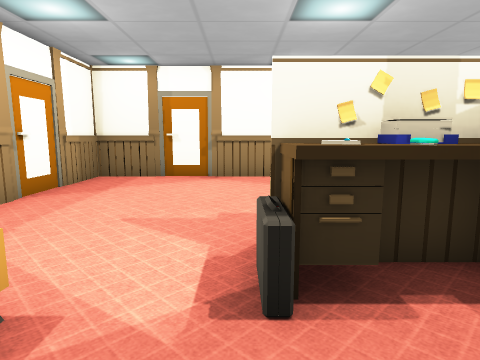
View 1 (above)

19 first-person views from a walk through a 3-D level made in the Unity game engine. The camera is 1.3 m above the floor, tilts 8° down and sees 75° across. The floor is counted in squares, 1 m on a side. Each view is taken from the middle of a square. On the plan, view 1 faces up. The plan holds only what a view shows up to about 14 squares ahead; the rest is blank. The player character is not drawn. Some surface patterns are stand-ins.

View 2
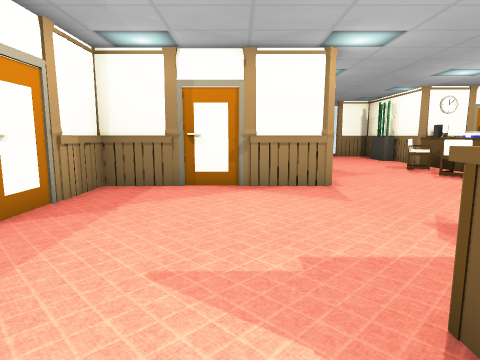

View 3
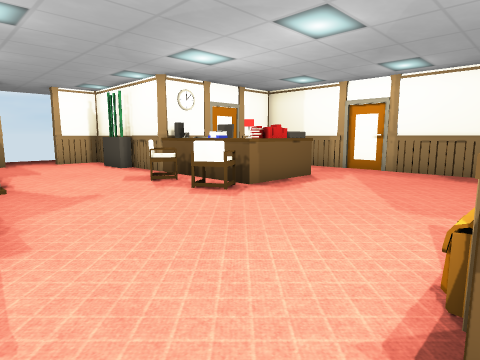

View 4
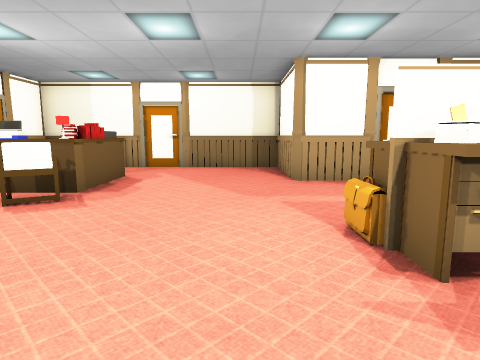

View 5
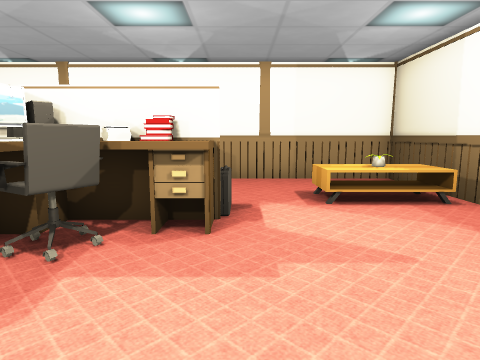

View 6
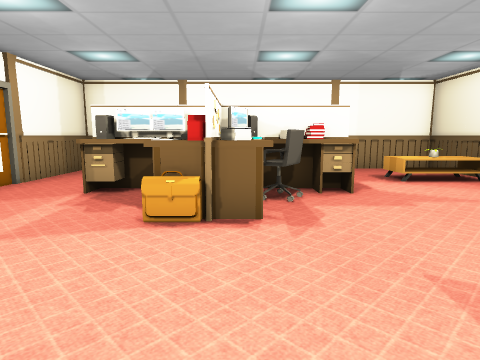

View 7
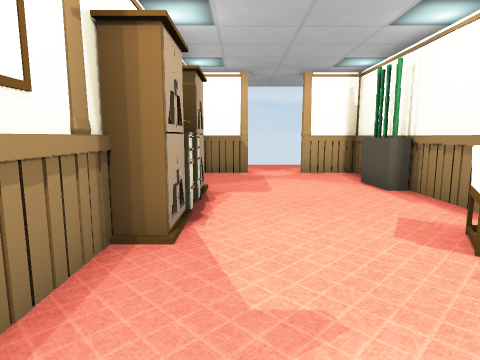

View 8
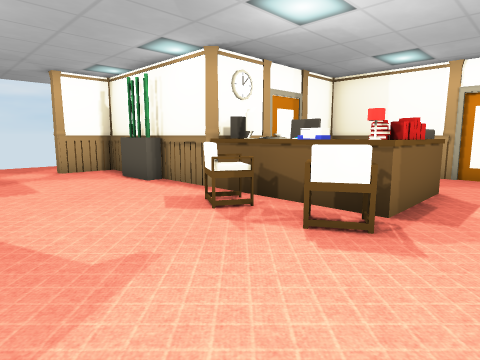

View 9
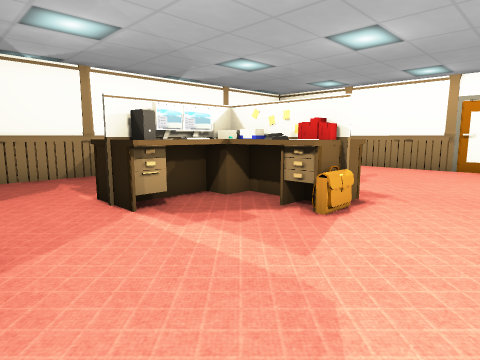

View 10
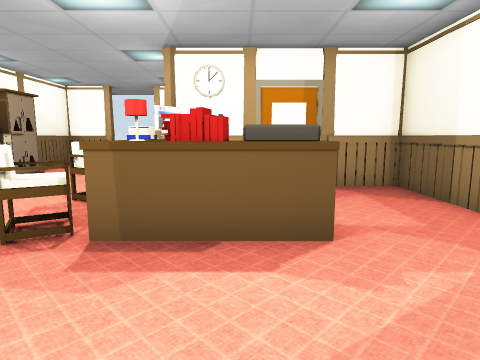

View 11
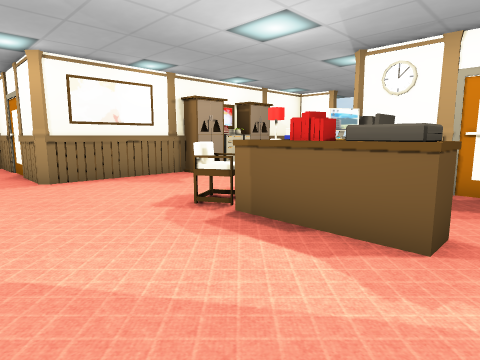

View 12
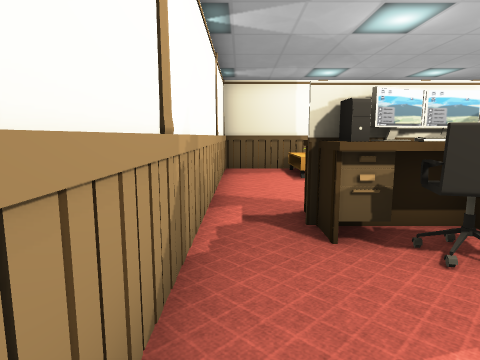

View 13
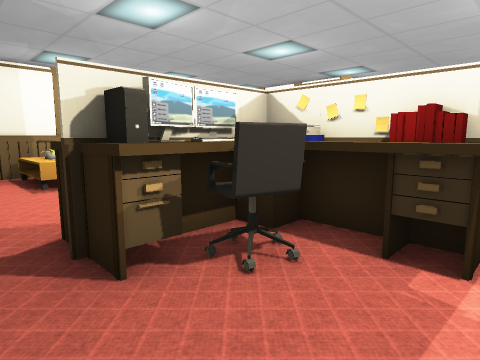

View 14
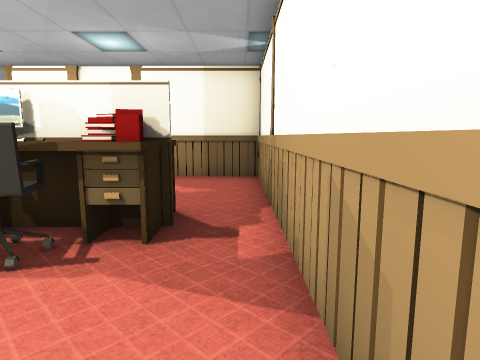

View 15
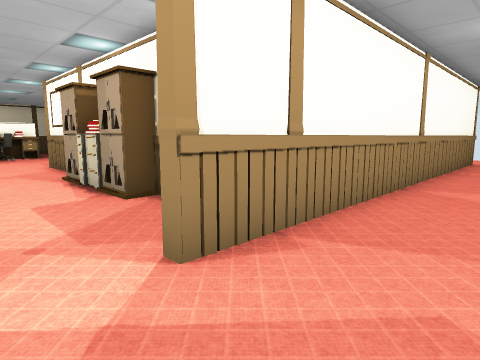

View 16
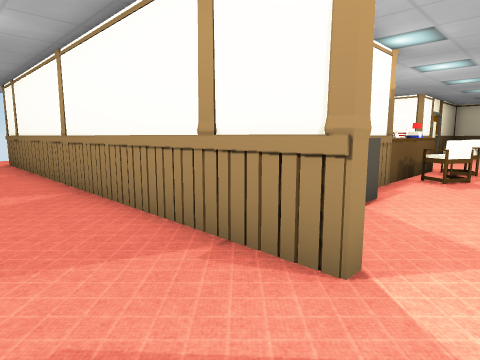

View 17
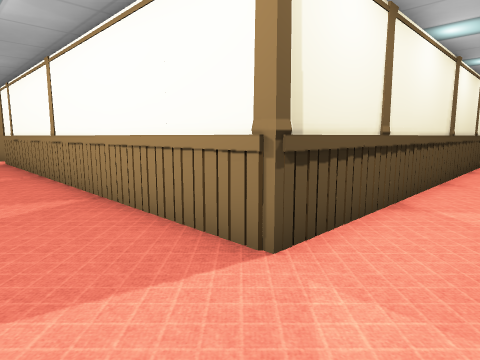

View 18
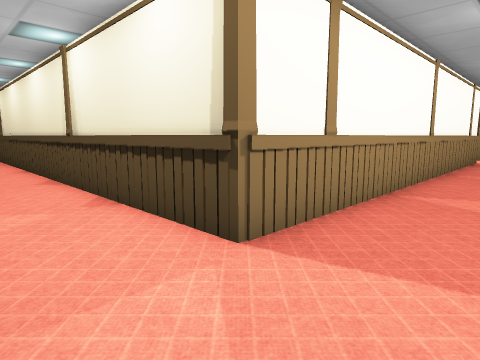

View 19
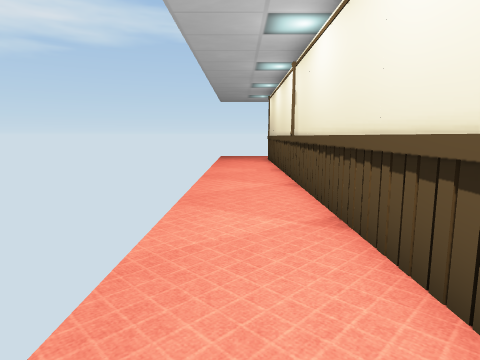

### Floor plan
Points are (right, up) in squares from view 1. A wall is a line through its corners. A room is listed if a view was taken in it or the views show most of it. See-through windows are left out.
Room 1 (views 1, 2, 3, 4, 5, 6, 7, 8, 9, 10, 11, 12, 13, 14)
walls: (1.4, 14.9) (1.4, 10.2) (1.3, 10.1) (-4.6, 10.1) (-4.6, -1.6) (9.1, -1.6) (9.1, 3); (6.5, 18.4) (6.5, 20.1); (9.1, 3.5) (9.1, 6.5); (11.5, 6.4) (13.1, 6.4) (13.1, 16.1) (7.2, 16.1) (7.1, 16.2) (7.1, 22.5); (3.3, 22.1) (1.4, 22.1) (1.4, 18.6); (7.3, 22.1) (5.2, 22.1)
ways out: opening at (4.5, 22) to room 2
objects: table (-4, 1) to (-4, 2); plant (-3, 1) to (-3, 2); table (-2, 1) to (-2, 2); desk (0, 2) to (1, 2); desk (0, 3) to (1, 4); books (1, 3); other object (1, 17); chair (2, 1) to (2, 2); other object (2, 3); chair (2, 4) to (2, 5); other object (2, 15); cabinet (2, 16); cabinet (2, 17); other object (2, 18) to (2, 19); books (3, 0); books (3, 1); monitor (3, 2); other object (3, 3); monitor (3, 4); desk (3, 5) to (3, 6); desk (4, 0); monitor (4, 1); monitor (4, 2); other object (4, 3); desk (4, 4) to (5, 4); other object (4, 5); books (4, 6); chair (5, 1) to (5, 2); monitor (5, 3); other object (5, 6); desk (6, 2); books (6, 3); monitor (6, 4); chair (6, 12) to (7, 13); chair (6, 14) to (6, 15); desk (7, 3); desk (7, 13) to (7, 14); monitor (7, 15) to (8, 15); lamp (8, 12); books (8, 13); chair (8, 14) to (9, 14); books (9, 12); desk (10, 12) to (10, 13)
Room 2 (views 15, 16, 17, 18, 19)
walls: (21.4, 3.6) (21.4, 2.6); (21.4, 12.6) (21.4, 5.6); (5.2, 22.1) (5.2, 22.4) (21.4, 22.4) (21.4, 14.5); (-12.9, 9.2) (-12.9, 22.4) (3.3, 22.4) (3.3, 22.1)
ways out: opening at (4.5, 22) to room 1

Positions as (right, up) in squares from view 1, and headings:
1: (0, 0), facing up
2: (-1, 2), facing up
3: (1, 6), facing up-right
4: (0, 8), facing right
5: (0, 8), facing down
6: (3, 11), facing down
7: (3, 11), facing up
8: (2, 10), facing up-right
9: (9, 9), facing down-left
10: (9, 8), facing up
11: (11, 8), facing up-left
12: (8, -1), facing left
13: (7, -1), facing up-left
14: (-1, -1), facing right
15: (5, 25), facing down-left
16: (4, 25), facing down-right
17: (-15, 25), facing down-right
18: (24, 25), facing down-left
19: (23, 16), facing down
